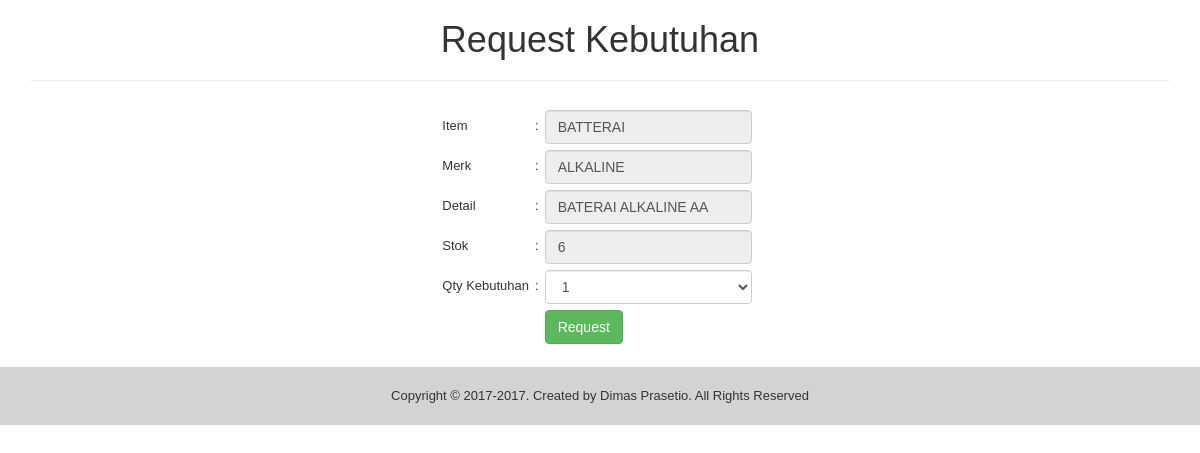
The app's page /inc/request.php?id=BAT-A02-00-NA (signed in) with its own data.
### tables this page shows
CREATE TABLE `tbl_inventory` (
  `id` varchar(20) NOT NULL,
  `item` varchar(100) NOT NULL,
  `merk` varchar(45) NOT NULL,
  `type` varchar(45) DEFAULT NULL,
  `warna` varchar(45) DEFAULT NULL,
  `ukuran` varchar(45) DEFAULT NULL,
  `detail` varchar(300) DEFAULT NULL,
  `stok` int(4) NOT NULL,
  `satuan` varchar(10) NOT NULL,
  `stok_min` int(4) NOT NULL,
  `updated_by` varchar(45) NOT NULL,
  `updated_date` varchar(45) NOT NULL,
  PRIMARY KEY (`id`)
);

### inc/request.php (the view, shortened to what this page needs)
<?php
include "../inc/koneksi.php";
?>
<!DOCTYPE html>
<html>
<head>
</head>
<link rel="stylesheet" href="../css/bootstrap.min.css"/>
<?php
$id = @$_GET['id'];
$query = mysqli_query($koneksi, "select * from tbl_inventory where id='$id'") or die (mysqli_error());
$r = mysqli_fetch_array($query);
?>
<body>
<div class="container">
<center>
<form action="" method="post">
<h1>Request Kebutuhan</h1><hr>
<table>
<tr>
	<td></td>
	<td></td>
	<td><input type="hidden" name="id" value="<?php echo $r['id']; ?>" /></td>
</tr>
<tr>
	<td>Item</td>
	<td>:</td>
	<td><input type="text" name="item" value="<?php echo $r['item']; ?>" class="form-control" readonly /></td>
</tr>
<tr>
	<td>Merk</td>
	<td>:</td>
	<td><input type="text" name="merk" value="<?php echo $r['merk']; ?>" class="form-control" readonly /></td>
</tr>
<tr>
	<td>Detail</td>
	<td>:</td>
	<td><input type="text" name="detail" value="<?php echo $r['detail']; ?>" class="form-control" readonly /></td>
</tr>
<tr>
	<td>Stok</td>
	<td>:</td>
	<td><input type="text" name="stok" value="<?php echo $r['stok']; ?>" class="form-control" readonly /><td>
<tr>
<tr>
	<td>Qty Kebutuhan</td>
	<td>:</td><td>
	<select name="qty" class="form-control">
		<?php
		for($i=1; $i<=10; $i++){
			echo '<option value="'.$i.'">'.$i.'</option>';
		}
		?>
	</select>
	<td>
<tr>
<tr><td></td><td></td><td><input type="submit" name="bok" value="Request" class="btn btn-success" /></td></tr>
</table>
</form>
</center></div><br>
<div id="footer">
     Copyright &copy; 2017-<?php echo date('Y'); ?>. Created by Dimas Prasetio. All Rights Reserved
</div>
</body>
</html>

### inc/request.php (style rules this page uses)
body { font-family: arial; }
table,tr,th,td,input { padding: 3px; text-align: left; font-size: 13px; }
#footer { text-align: center; padding: 20px; background-color: #D3D3D3; font-size: 13px; }

### records on screen
tbl_inventory: item "BATTERAI", merk "ALKALINE", detail "BATERAI ALKALINE AA", stok "6"

### other values on screen
form field qty "1"
